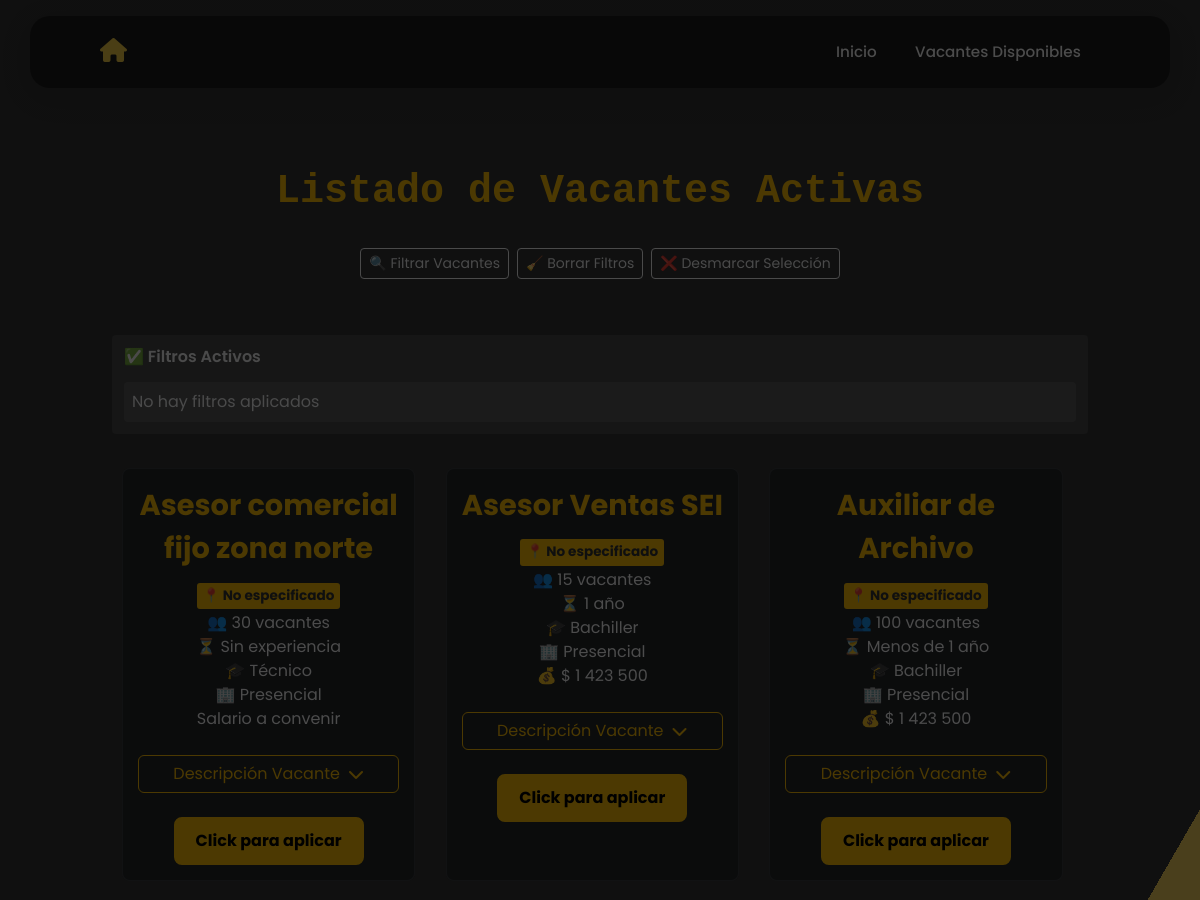
The page /lista_vacantes/ (upper part) on the database as committed earlier.
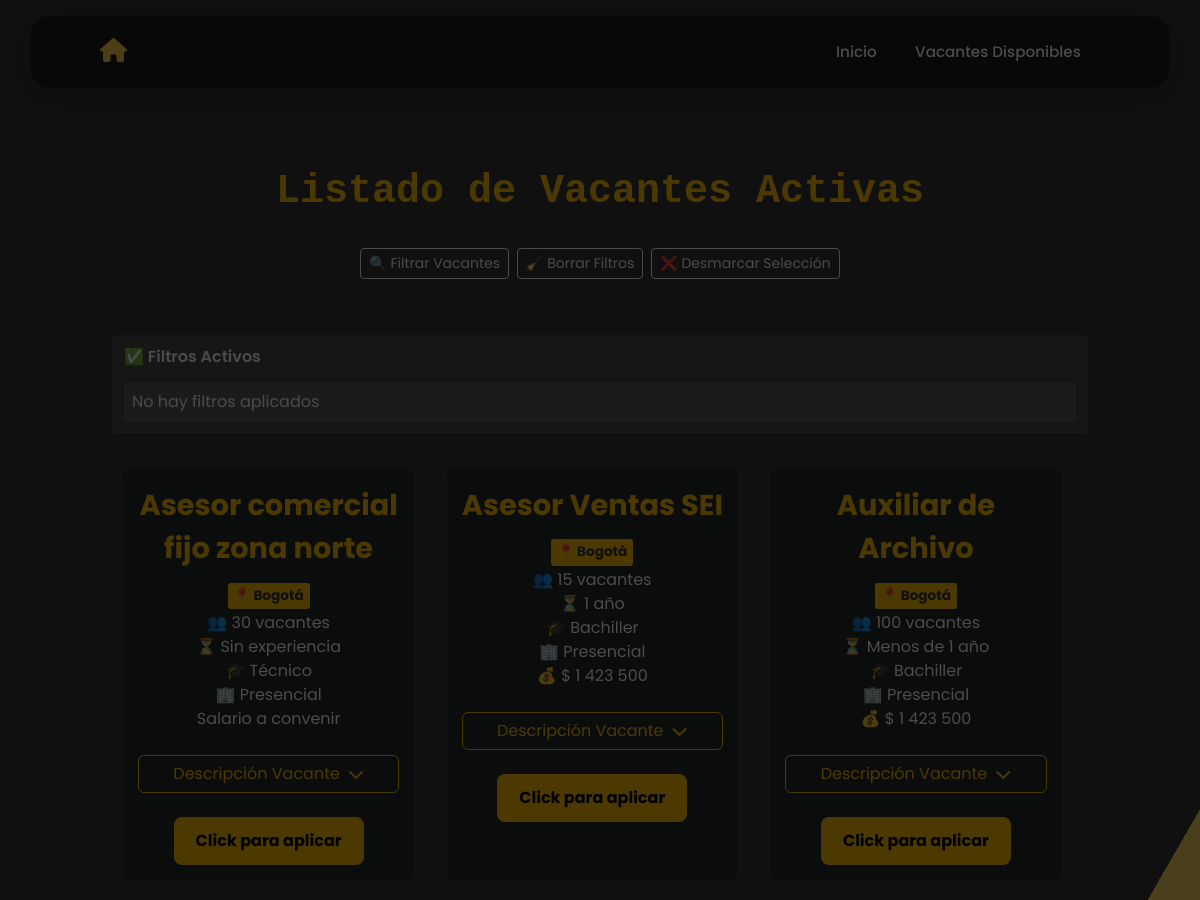
The same page on the database as committed later.
### vacantes/models.py (models this page shows, shortened)
class Vacante(models.Model):
    codigo_vacante = models.CharField(
        max_length=50,
        unique=True,
        default=generate_unique_codigo
    )
    cargo = models.CharField(max_length=100)
    area = models.CharField(
        max_length=100,
        null=True,
        blank=True,
        choices = [
            ('Administración y Gestión', 'Administración y Gestión'),
            ('Finanzas y Contabilidad', 'Finanzas y Contabilidad'),
            ('Tecnología e Informática', 'Tecnología e Informática'),
            ('Recursos Humanos', 'Recursos Humanos'),
            ('Ventas y Comercial', 'Ventas y Comercial'),
            ('Atención al Cliente y Servicios', 'Atención al Cliente y Servicios'),
            ('Marketing y Publicidad', 'Marketing y Publicidad'),
            ('Logística y Transporte', 'Logística y Transporte'),
            ('Logística y Bodega', 'Logística y Bodega'),
            ('Producción y Manufactura', 'Producción y Manufactura'),
            ('Ingeniería y Construcción', 'Ingeniería y Construcción'),
            ('Salud y Bienestar', 'Salud y Bienestar'),
            ('Educación y Formación', 'Educación y Formación'),
            ('Legal y Asesoría', 'Legal y Asesoría'),
            ('Hostelería y Turismo', 'Hostelería y Turismo'),
            ('Arte, Cultura y Entretenimiento', 'Arte, Cultura y Entretenimiento'),
            ('Medio Ambiente y Energía', 'Medio Ambiente y Energía'),
            ('Ciencia e Investigación', 'Ciencia e Investigación'),
            ('Seguridad y Defensa', 'Seguridad y Defensa'),
            ('Servicios Generales', 'Servicios Generales'),
        ]
    )
    numero_puestos = models.IntegerField(
        null=True,
        blank=True,
        default=1
    )
    modalidad_trabajo = models.CharField(
        max_length=50,
        choices=[
            ('Presencial', 'Presencial'),
            ('Remoto', 'Remoto'),
            ('Híbrido', 'Híbrido'),
        ]
    )
    tipo_contrato = models.CharField(
        max_length=50,
        choices = [
            ('Indefinido', 'Indefinido'),
            ('Fijo', 'Fijo'),
            ('Obra o Labor', 'Obra o Labor'),
            ('Prácticas', 'Prácticas'),
            ('Aprendizaje', 'Aprendizaje'),
            ('Prestación de Servicios', 'Prestación de Servicios'),
        ]
    )
    jornada_trabajo = models.CharField(
        max_length=50,
        choices=[
            ('Tiempo completo', 'Tiempo completo'),
            ('Medio tiempo', 'Medio tiempo'),
            ('Por horas', 'Por horas'),
        ]
    )
    descripcion_vacante = models.TextField(max_length=6000)
    tiempo_experiencia = models.CharField(
        max_length=50,
        choices=[
            ('Sin experiencia', 'Sin experiencia'),
            ('Menos de 1 año', 'Menos de 1 año'),
            ('1 año', '1 año'),
            ('2 años', '2 años'),
            ('3 años o más', '3 años o más'),
        ]
    )
    nivel_estudios = models.CharField(
        max_length=50,
        choices=[
            ('No Requiere', 'No Requiere'),
            ('Primaria', 'Primaria'),
            ('Bachiller Básico (Hasta 9°)', 'Bachiller Básico (Hasta 9°)'),
            ('Bachiller', 'Bachiller'),
            ('Técnico', 'Técnico'),
            ('Tecnólogo', 'Tecnólogo'),
            ('Profesional', 'Profesional'),
            ('Postgrado', 'Postgrado'),
        ]
    )
    departamento = models.ForeignKey(Departamento, on_delete=models.SET_NULL, null=True, blank=True)
    ciudad = models.ForeignKey(Ciudad, on_delete=models.SET_NULL, null=True, blank=True)
    rango_salarial = models.IntegerField(null=True, blank=True)
    fecha_publicacion = models.DateField(auto_now_add=True)
    empresa_usuaria = models.CharField(max_length=100)
    candidatos_registrados = models.ManyToManyField('RegistroCandidato', related_name='vacantes', blank=True)
    estado = models.BooleanField(default=True)  # True para activa, False para inactiva
    usuario_publicador = models.ForeignKey(User, on_delete=models.SET_NULL, null=True, blank=True, related_name='vacantes_publicadas')
    usuario_actualizador = models.ForeignKey(User, on_delete=models.SET_NULL, null=True, blank=True, related_name='vacantes_actualizadas')
    fecha_creacion = models.DateTimeField(auto_now_add=True)  # Solo se guarda al crear
    fecha_actualizacion = models.DateTimeField(null=True, blank=True)  # Se actualizará manualmente
    class Meta:
        verbose_name = "Vacante"
        verbose_name_plural = "Vacantes"

class Departamento(models.Model):
    nombre = models.CharField(max_length=100, unique=True)
    class Meta:
        ordering = ["nombre"]  # Ordenar siempre por nombre alfabéticamente
    def __str__(self):
        return self.nombre

### vacantes/views.py (the view, shortened to what this page needs)
# urls.py: path('lista_vacantes/', views.lista_vacantes, name='lista_vacantes'), #agregado por Jose
def lista_vacantes(request):
    filtros = {
        'cargo': request.GET.get('cargo', ''),
        'codigo_vacante': request.GET.get('codigo_vacante', ''),
        'rango_salarial_min': request.GET.get('rango_salarial_min', ''),
        'rango_salarial_max': request.GET.get('rango_salarial_max', ''),
        'area_list': request.GET.getlist('area'),
        'modalidad_trabajo_list': request.GET.getlist('modalidad_trabajo'),
        'tipo_contrato_list': request.GET.getlist('tipo_contrato'),
        'jornada_trabajo_list': request.GET.getlist('jornada_trabajo'),
        'tiempo_experiencia_list': request.GET.getlist('tiempo_experiencia'),
        'nivel_estudios_list': request.GET.getlist('nivel_estudios'),
        'departamento_list': request.GET.getlist('departamento'),
        'ciudad_list': request.GET.getlist('ciudad'),
    }
    vacantes = Vacante.objects.filter(estado=True) if not request.user.is_authenticated else Vacante.objects.all()
    if filtros['codigo_vacante']:
        vacantes = vacantes.filter(codigo_vacante__icontains=filtros['codigo_vacante'].strip())
    if filtros['cargo']:
        vacantes = vacantes.filter(cargo__icontains=filtros['cargo'].strip())
    if filtros['area_list']:
        vacantes = vacantes.filter(area__in=filtros['area_list'])
    if filtros['modalidad_trabajo_list']:
        vacantes = vacantes.filter(modalidad_trabajo__in=filtros['modalidad_trabajo_list'])
    if filtros['tipo_contrato_list']:
        vacantes = vacantes.filter(tipo_contrato__in=filtros['tipo_contrato_list'])
    if filtros['jornada_trabajo_list']:
        vacantes = vacantes.filter(jornada_trabajo__in=filtros['jornada_trabajo_list'])
    if filtros['tiempo_experiencia_list']:
        vacantes = vacantes.filter(tiempo_experiencia__in=filtros['tiempo_experiencia_list'])
    if filtros['nivel_estudios_list']:
        vacantes = vacantes.filter(nivel_estudios__in=filtros['nivel_estudios_list'])
    if filtros['departamento_list']:
        vacantes = vacantes.filter(departamento__in=filtros['departamento_list'])
    ciudad_bogota = False
    otras_ciudades = []
    rango_salarial_min = filtros['rango_salarial_min']
    rango_salarial_max = filtros['rango_salarial_max']
    if rango_salarial_min and rango_salarial_max:
        vacantes = vacantes.filter(
            rango_salarial__gte=rango_salarial_min,
            rango_salarial__lte=rango_salarial_max
        )
    elif rango_salarial_min:
        vacantes = vacantes.filter(rango_salarial__gte=rango_salarial_min)
    elif rango_salarial_max:
        vacantes = vacantes.filter(rango_salarial__lte=rango_salarial_max)
    vacantes = vacantes.annotate(num_candidatos=Count('candidatos'))
    vacantes = sorted(vacantes, key=lambda v: v.cargo.lower())
    form = VacanteForm()
    choices_context = {
        'area_choices': form.fields['area'].choices,
        'modalidad_trabajo_choices': form.fields['modalidad_trabajo'].choices,
        'tipo_contrato_choices': form.fields['tipo_contrato'].choices,
        'jornada_trabajo_choices': form.fields['jornada_trabajo'].choices,
        'tiempo_experiencia_choices': form.fields['tiempo_experiencia'].choices,
        'nivel_estudios_choices': form.fields['nivel_estudios'].choices,
        'departamento_choices': form.fields['departamento'].choices,
    }
    cundinamarca = Departamento.objects.filter(nombre="Cundinamarca").first()
    ciudades_cundinamarca = Ciudad.objects.filter(departamento=cundinamarca) if cundinamarca else []
    filtros['ciudad_info'] = []
    if ciudad_bogota:
        filtros['ciudad_info'].append({
            'id': 'bogota',
            'nombre': 'Bogotá'
        })
    return render(request, "vacantes/lista.html", {
        "vacantes": vacantes,
        "filtros": filtros,
        "ciudades_cundinamarca": ciudades_cundinamarca,
        **choices_context  # Pasar los choices al template
    })# API para obtener ciudades por departamentos (añadir a urls.py)

### vacantes/models.py (called while the page is built)
def generate_unique_codigo():
    return f'COD-{uuid.uuid4().hex[:8].upper()}'

### vacantes/templates/vacantes/lista.html (shortened to what this page needs)
{% extends 'base.html' %}
{% load static %}
{% block contenido %}
{% if not user.is_authenticated %}
<div class="tutorial-modal" id="tutorialModal">
</div>
{% endif %}
{% load humanize %}
<div class="gradient-bg">
    <div class="container py-5">
        <div class="mb-5">
            <h1 class="text-warning mb-4 fw-bold">Listado de Vacantes Activas</h1>
            <div class="d-flex flex-wrap gap-2 justify-content-center">
                <div class="d-flex gap-2 w-100 justify-content-center">
                    <button type="button" class="btn btn-outline-light btn-sm" data-bs-toggle="offcanvas" data-bs-target="#offcanvasExample">
                        🔍 Filtrar Vacantes
                    </button>
                    <button type="button" class="btn btn-outline-light btn-sm" onclick="clearFilters()">
                        🧹 Borrar Filtros
                    </button>
                    <button type="button" class="btn btn-outline-light btn-sm" onclick="desmarcarVacantes()">
                        ❌ Desmarcar Selección
                    </button>
                </div>
            </div>
        </div>
        <div class="mb-4" id="active-filters">
            <h6 class="text-light">✅ Filtros Activos</h6>
            <div class="active-filters-container" id="active-filters-container">
            </div>
        </div>
        <div class="grid-container">
            {% for vacante in vacantes %}
            <div class="vacante-card">
                <div class="vacante-header">
                    <div class="checkbox-container">
                            <div class="vacante-info">
                            <div class="vacante-title">{{ vacante.cargo }}</div>
                            <div class="vacante-location">
    📍
    {% if vacante.ciudad %}
        {{ vacante.ciudad }}
    {% elif vacante.departamento %}
        {{ vacante.departamento }}
    {% else %}
        No especificado
    {% endif %}
</div>
                        </div>
                    </div>
                </div>
                <div class="badge-container">
                    <div class="info-badge">
                        👥 {{ vacante.numero_puestos }} vacantes
                    </div>
                    <div class="info-badge">
                        ⏳ {{ vacante.tiempo_experiencia }}
                    </div>
                    <div class="info-badge">
                        🎓 {{ vacante.nivel_estudios }}
                    </div>
                    <div class="info-badge">
                        🏢 {{ vacante.modalidad_trabajo }}
                    </div>
                    <div class="info-badge">
                            {% if vacante.rango_salarial %}
                            💰 $  {{ vacante.rango_salarial|intcomma }}
                            {% else %}
                                Salario a convenir
                            {% endif %}
                    </div>
                </div>
                <br>
                <div class="mt-auto">
                    <button class="btn btn-outline-warning w-100 toggle-info d-flex align-items-center justify-content-center"
                            type="button"
                            data-bs-toggle="modal"
                            data-bs-target="#modal-{{ vacante.id }}">
                        Descripción Vacante <i class="fas fa-chevron-down toggle-icon ms-2"></i>
                    </button>
                    <br>
                    <div class="checkbox-container">
                        <label for="check{{ vacante.id }}"></label>
                    </div>
                </div>
            </div>
            {% endfor %}
        </div>
    </div>
</div>
{% endblock %}

Rows that differ between the two databases and show on the page:
changed Vacante "Asesor comercial fijo zona norte": departamento (not shown) → "Bogotá"; no longer shows "No especificado"
changed Vacante "Asesor Ventas SEI": departamento (not shown) → "Bogotá"; no longer shows "No especificado"
changed Vacante "Auxiliar de Archivo": departamento (not shown) → "Bogotá"; no longer shows "No especificado"
